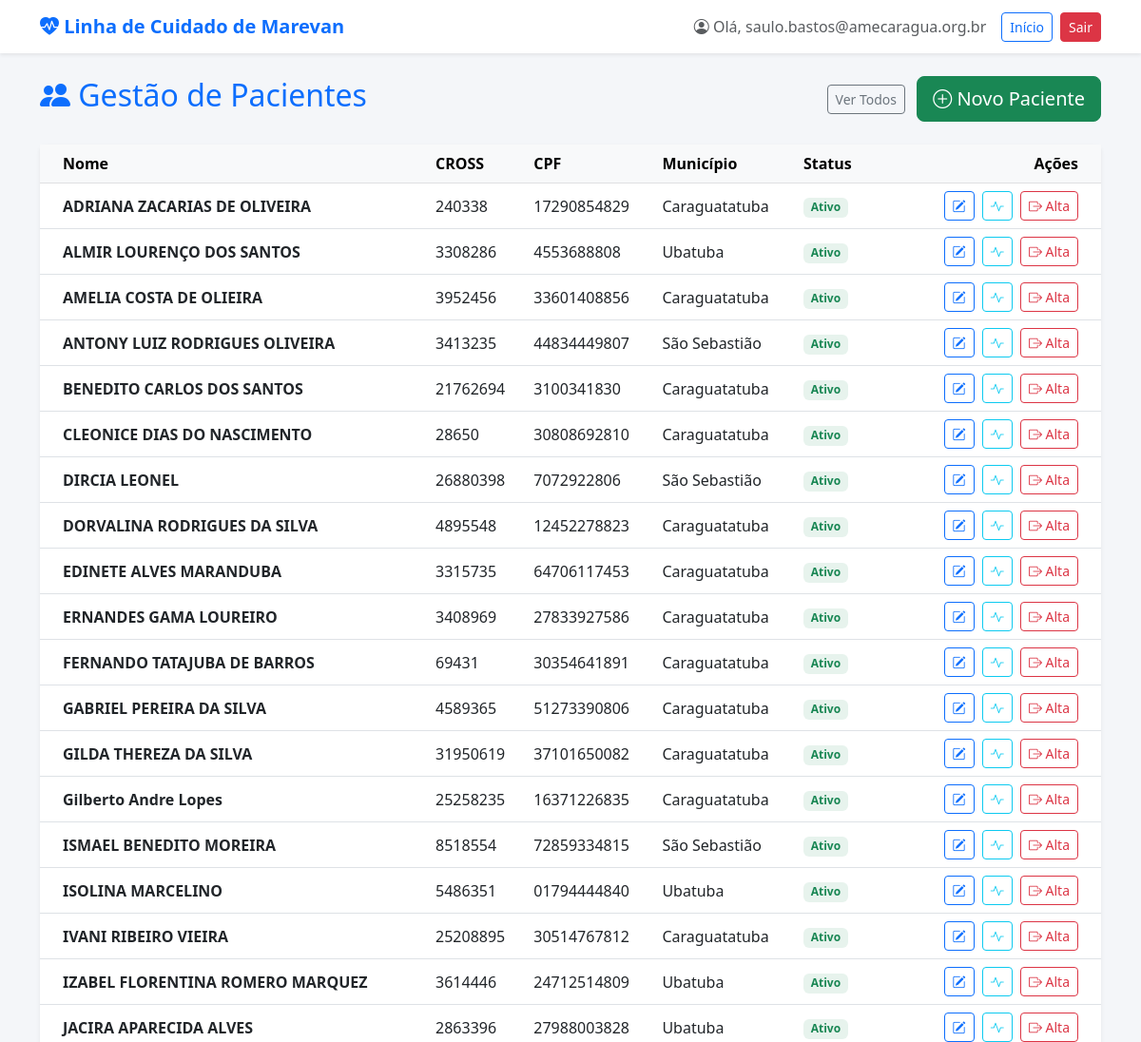
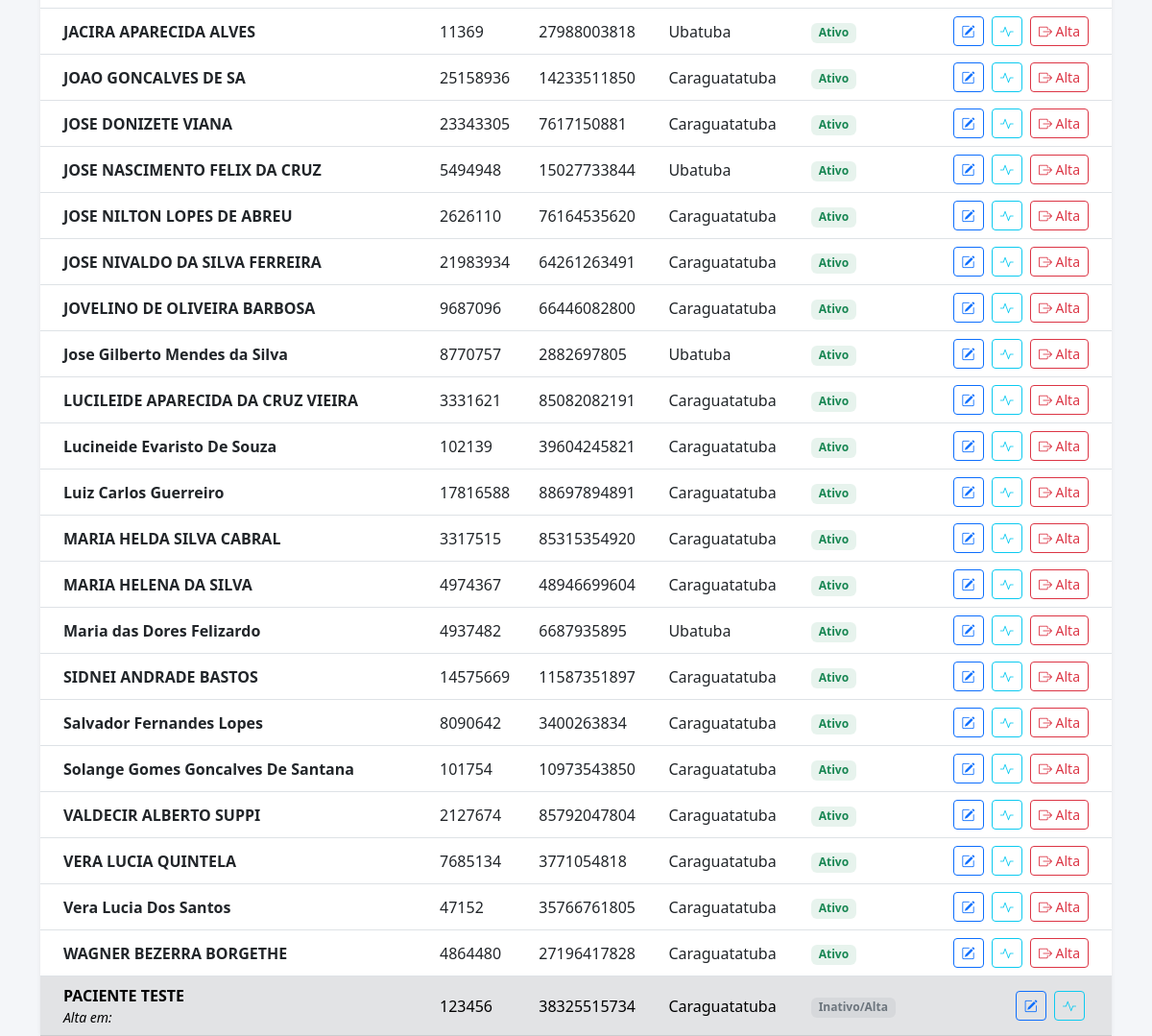
/pacientes/ (signed in), run on the app's committed database (2 pictures, top to bottom).
### core/models.py (models this page shows, shortened)
class Usuario(AbstractUser):
    mudar_senha = models.BooleanField(default=False, verbose_name="Forçar Troca de Senha")
    email_verificado = models.BooleanField(default=False, verbose_name="Email Verificado")
    TIPO_PROFISSIONAL_CHOICES = [
        ('MED', 'Médico'),
        ('ENF', 'Enfermeiro'),
        ('FAR', 'Farmacêutico'),
        ('ADM', 'Administrativo'),
    ]
    TIPO_REGISTRO_CHOICES = [('CRM', 'CRM'), ('COREN', 'COREN'), ('CRF', 'CRF')]
    tipo_profissional = models.CharField(max_length=3, choices=TIPO_PROFISSIONAL_CHOICES, null=True, blank=True)
    tipo_registro = models.CharField(max_length=10, choices=TIPO_REGISTRO_CHOICES, null=True, blank=True)
    registro_profissional = models.CharField(max_length=20, null=True, blank=True)
    drt = models.CharField(max_length=20, null=True, blank=True, verbose_name="DRT / Matrícula")

class Paciente(models.Model):
    nome = models.CharField(max_length=100)
    cross = models.IntegerField(null=True, blank=True, unique=True)
    cpf = models.CharField(max_length=11, null=True, blank=True, unique=True)
    sexo = models.IntegerField(null=True, blank=True)
    data_nascimento = models.DateField()
    municipio = models.CharField(max_length=100, null=True, blank=True)
    indicacao = models.CharField(max_length=200, null=True, blank=True)
    medico = models.CharField(max_length=100, null=True, blank=True)
    meta = models.IntegerField(null=True, blank=True)
    ativo = models.BooleanField(default=True)
    data_insercao = models.DateTimeField(default=timezone.now)
    data_alta = models.DateField(null=True, blank=True)

### core/views.py (the view)
# urls.py: path('pacientes/', views.gestao_pacientes, name='gestao_pacientes'),
@login_required
@health_team
def gestao_pacientes(request):
    termo = request.GET.get('busca', '')
    if termo:
        pacientes = Paciente.objects.filter(
            Q(nome__icontains=termo) | Q(cpf__icontains=termo) | Q(cross__icontains=termo)
        ).order_by('-ativo', 'nome')
    else:
        pacientes = Paciente.objects.all().order_by('-ativo', 'nome')
    return render(request, 'pacientes.html', {'pacientes': pacientes})

### core/templates/pacientes.html (shortened to what this page needs)
{% extends "base.html" %}
{% block content %}
<div class="d-flex justify-content-between align-items-center mb-4">
    <h2 class="text-primary"><i class="bi bi-people-fill"></i> Gestão de Pacientes</h2>
    <div>
        <a href="{% url 'gestao_pacientes' %}" class="btn btn-outline-secondary btn-sm me-2">Ver Todos</a>
        <button class="btn btn-success btn-lg" onclick="novoPaciente()">
            <i class="bi bi-plus-circle"></i> Novo Paciente
        </button>
    </div>
</div>
<div class="card shadow-sm border-0">
    <div class="card-body p-0">
        <div class="table-responsive">
            <table class="table table-hover align-middle mb-0">
                <thead class="table-light">
                    <tr>
                        <th scope="col" class="ps-4">Nome</th>
                        <th scope="col">CROSS</th>
                        <th scope="col">CPF</th>
                        <th scope="col">Município</th>
                        <th scope="col">Status</th>
                        <th scope="col" class="text-end pe-4">Ações</th>
                    </tr>
                </thead>
                <tbody>
                    {% for p in pacientes %}
                    <tr class="{% if not p.ativo %}table-secondary text-muted{% endif %}">
                        <td class="ps-4 fw-bold">
                            {{ p.nome }}
                            {% if not p.ativo %}
                                <small class="d-block fw-normal fst-italic">Alta em: {{ p.data_alta|date:"d/m/Y" }}</small>
                            {% endif %}
                        </td>
                        <td>{{ p.cross|default:"-" }}</td>
                        <td>{{ p.cpf|default:"-" }}</td>
                        <td>{{ p.municipio }}</td>
                        <td>
                            {% if p.ativo %}
                                <span class="badge bg-success bg-opacity-10 text-success">Ativo</span>
                            {% else %}
                                <span class="badge bg-secondary bg-opacity-10 text-secondary">Inativo/Alta</span>
                            {% endif %}
                        </td>
                        <td class="text-end pe-4">
                            <button class="btn btn-sm btn-outline-primary me-1" onclick="editarPaciente({{ p.id }})" title="Editar Cadastro">
                                <i class="bi bi-pencil-square"></i>
                            </button>
                            <a href="{% url 'atendimento' %}?id={{ p.id }}" class="btn btn-sm btn-outline-info me-1" title="Ir para Atendimento">
                                <i class="bi bi-activity"></i>
                            </a>
                            {% if p.ativo %}
                            <button class="btn btn-sm btn-outline-danger" onclick="darAlta({{ p.id }}, '{{ p.nome }}')" title="Dar Alta">
                                <i class="bi bi-box-arrow-right"></i> Alta
                            </button>
                            {% endif %}
                        </td>
                    </tr>
                    {% empty %}
                    <tr>
                        <td colspan="6" class="text-center py-5 text-muted">
                            Nenhum paciente cadastrado.
                        </td>
                    </tr>
                    {% endfor %}
                </tbody>
            </table>
        </div>
    </div>
</div>
{% endblock %}

### core/templates/base.html (shortened to what this page needs)
{% load static %}
<!DOCTYPE html>
<html lang="pt-br">
<head>
    <link href="https://cdn.jsdelivr.net/npm/bootstrap@5.3.0/dist/css/bootstrap.min.css" rel="stylesheet">
    <link rel="stylesheet" href="https://cdn.jsdelivr.net/npm/bootstrap-icons@1.10.0/font/bootstrap-icons.css">
</head>
<body>
    <nav class="navbar navbar-expand-lg navbar-light bg-white shadow-sm mb-4">
    <div class="container">
        <a class="navbar-brand" href="{% url 'index' %}">
            <i class="bi bi-heart-pulse-fill"></i> Linha de Cuidado de Marevan
        </a>
        {% if user.is_authenticated %}
        <div class="d-flex align-items-center">
            <span class="text-muted me-3">
                <i class="bi bi-person-circle"></i> Olá, {{ user.get_short_name|default:user.username }}
            </span>
            <a href="{% url 'index' %}" class="btn btn-outline-primary btn-sm me-2">Início</a>
            <a href="{% url 'logout' %}" class="btn btn-danger btn-sm">Sair</a>
        </div>
        {% endif %}
    </div>
</nav>
    <div class="container">
        {% block content %}{% endblock %}
    </div>
</body>
</html>

### core/templates/base.html (style rules this page uses)
body { background-color: #f4f6f9; }
.navbar-brand { font-weight: bold; color: #0d6efd !important; }

### data on the page
Usuario: get_short_name "saulo.bastos@amecaragua.org.br"
Paciente: nome "ADRIANA ZACARIAS DE OLIVEIRA", cross "240338", cpf "17290854829", municipio "Caraguatatuba", ativo "Ativo"
Paciente: nome "ALMIR LOURENÇO DOS SANTOS", cross "3308286", cpf "4553688808", municipio "Ubatuba", ativo "Ativo"
Paciente: nome "AMELIA COSTA DE OLIEIRA", cross "3952456", cpf "33601408856", municipio "Caraguatatuba", ativo "Ativo"
Paciente: nome "ANTONY LUIZ RODRIGUES OLIVEIRA", cross "3413235", cpf "44834449807", municipio "São Sebastião", ativo "Ativo"
Paciente: nome "BENEDITO CARLOS DOS SANTOS", cross "21762694", cpf "3100341830", municipio "Caraguatatuba", ativo "Ativo"
Paciente: nome "CLEONICE DIAS DO NASCIMENTO", cross "28650", cpf "30808692810", municipio "Caraguatatuba", ativo "Ativo"
Paciente: nome "DIRCIA LEONEL", cross "26880398", cpf "7072922806", municipio "São Sebastião", ativo "Ativo"
Paciente: nome "DORVALINA RODRIGUES DA SILVA", cross "4895548", cpf "12452278823", municipio "Caraguatatuba", ativo "Ativo"
Paciente: nome "EDINETE ALVES MARANDUBA", cross "3315735", cpf "64706117453", municipio "Caraguatatuba", ativo "Ativo"
Paciente: nome "ERNANDES GAMA LOUREIRO", cross "3408969", cpf "27833927586", municipio "Caraguatatuba", ativo "Ativo"
Paciente: nome "FERNANDO TATAJUBA DE BARROS", cross "69431", cpf "30354641891", municipio "Caraguatatuba", ativo "Ativo"
Paciente: nome "GABRIEL PEREIRA DA SILVA", cross "4589365", cpf "51273390806", municipio "Caraguatatuba", ativo "Ativo"
Paciente: nome "GILDA THEREZA DA SILVA", cross "31950619", cpf "37101650082", municipio "Caraguatatuba", ativo "Ativo"
Paciente: nome "Gilberto Andre Lopes", cross "25258235", cpf "16371226835", municipio "Caraguatatuba", ativo "Ativo"
Paciente: nome "ISMAEL BENEDITO MOREIRA", cross "8518554", cpf "72859334815", municipio "São Sebastião", ativo "Ativo"
Paciente: nome "ISOLINA MARCELINO", cross "5486351", cpf "01794444840", municipio "Ubatuba", ativo "Ativo"
Paciente: nome "IVANI RIBEIRO VIEIRA", cross "25208895", cpf "30514767812", municipio "Caraguatatuba", ativo "Ativo"
Paciente: nome "IZABEL FLORENTINA ROMERO MARQUEZ", cross "3614446", cpf "24712514809", municipio "Ubatuba", ativo "Ativo"
Paciente: nome "JACIRA APARECIDA ALVES", cross "2863396", cpf "27988003828", municipio "Ubatuba", ativo "Ativo"
Paciente: nome "JACIRA APARECIDA ALVES", cross "11369", cpf "27988003818", municipio "Ubatuba", ativo "Ativo"
Paciente: nome "JOAO GONCALVES DE SA", cross "25158936", cpf "14233511850", municipio "Caraguatatuba", ativo "Ativo"
Paciente: nome "JOSE DONIZETE VIANA", cross "23343305", cpf "7617150881", municipio "Caraguatatuba", ativo "Ativo"
Paciente: nome "JOSE NASCIMENTO FELIX DA CRUZ", cross "5494948", cpf "15027733844", municipio "Ubatuba", ativo "Ativo"
Paciente: nome "JOSE NILTON LOPES DE ABREU", cross "2626110", cpf "76164535620", municipio "Caraguatatuba", ativo "Ativo"
Paciente: nome "JOSE NIVALDO DA SILVA FERREIRA", cross "21983934", cpf "64261263491", municipio "Caraguatatuba", ativo "Ativo"
Paciente: nome "JOVELINO DE OLIVEIRA BARBOSA", cross "9687096", cpf "66446082800", municipio "Caraguatatuba", ativo "Ativo"
Paciente: nome "Jose Gilberto Mendes da Silva", cross "8770757", cpf "2882697805", municipio "Ubatuba", ativo "Ativo"
Paciente: nome "LUCILEIDE APARECIDA DA CRUZ VIEIRA", cross "3331621", cpf "85082082191", municipio "Caraguatatuba", ativo "Ativo"
Paciente: nome "Lucineide Evaristo De Souza", cross "102139", cpf "39604245821", municipio "Caraguatatuba", ativo "Ativo"
Paciente: nome "Luiz Carlos Guerreiro", cross "17816588", cpf "88697894891", municipio "Caraguatatuba", ativo "Ativo"
Paciente: nome "MARIA HELDA SILVA CABRAL", cross "3317515", cpf "85315354920", municipio "Caraguatatuba", ativo "Ativo"
Paciente: nome "MARIA HELENA DA SILVA", cross "4974367", cpf "48946699604", municipio "Caraguatatuba", ativo "Ativo"
Paciente: nome "Maria das Dores Felizardo", cross "4937482", cpf "6687935895", municipio "Ubatuba", ativo "Ativo"
Paciente: nome "SIDNEI ANDRADE BASTOS", cross "14575669", cpf "11587351897", municipio "Caraguatatuba", ativo "Ativo"
Paciente: nome "Salvador Fernandes Lopes", cross "8090642", cpf "3400263834", municipio "Caraguatatuba", ativo "Ativo"
Paciente: nome "Solange Gomes Goncalves De Santana", cross "101754", cpf "10973543850", municipio "Caraguatatuba", ativo "Ativo"
Paciente: nome "VALDECIR ALBERTO SUPPI", cross "2127674", cpf "85792047804", municipio "Caraguatatuba", ativo "Ativo"
Paciente: nome "VERA LUCIA QUINTELA", cross "7685134", cpf "3771054818", municipio "Caraguatatuba", ativo "Ativo"
Paciente: nome "Vera Lucia Dos Santos", cross "47152", cpf "35766761805", municipio "Caraguatatuba", ativo "Ativo"
Paciente: nome "WAGNER BEZERRA BORGETHE", cross "4864480", cpf "27196417828", municipio "Caraguatatuba", ativo "Ativo"
Paciente: nome "PACIENTE TESTE", cross "123456", cpf "38325515734", municipio "Caraguatatuba", ativo "Inativo/Alta"
